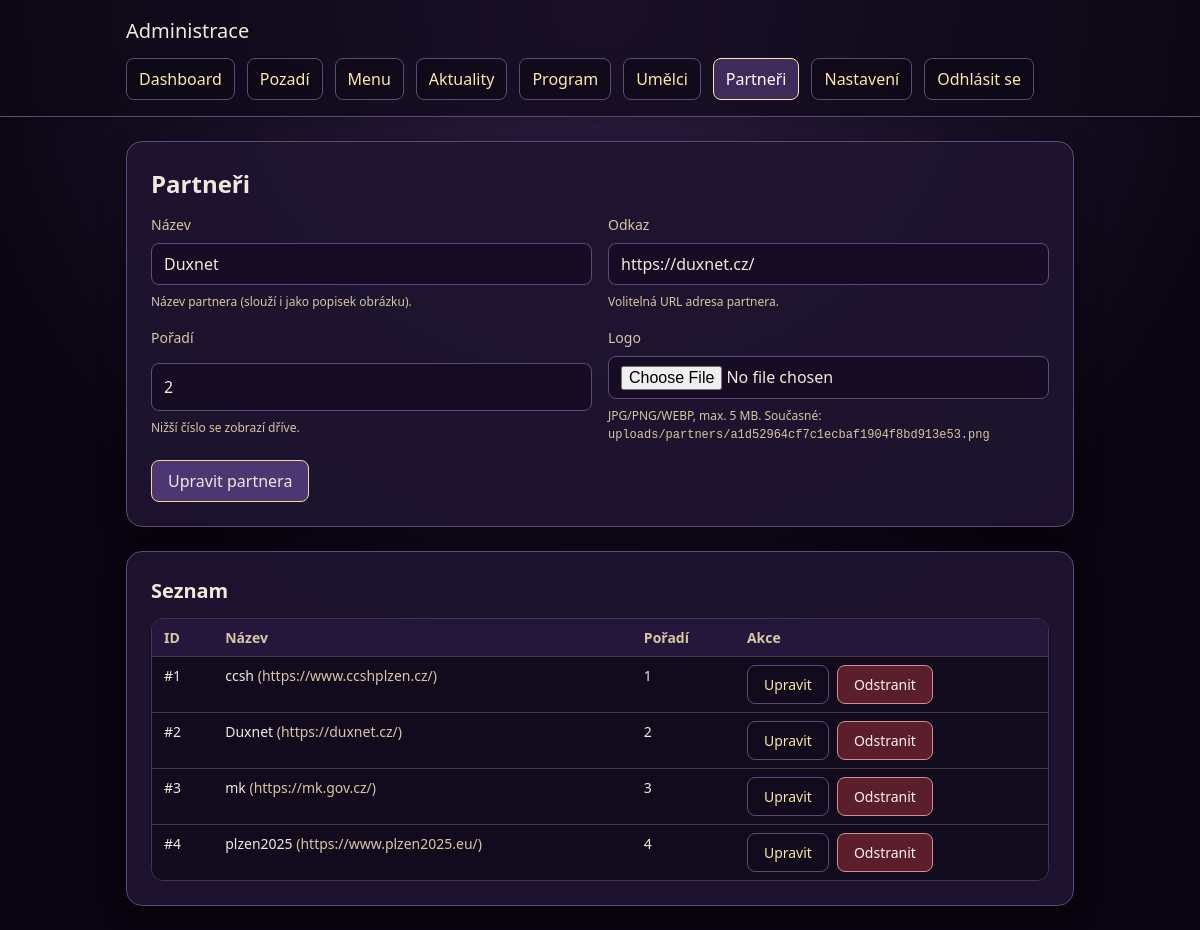
Screenshot of /admin/partners.php?edit=2 (signed in) with the database file from the repository.
### tables this page shows
CREATE TABLE partners (
        id INTEGER PRIMARY KEY AUTOINCREMENT,
        name TEXT NOT NULL,
        url TEXT,
        image TEXT,
        sort_order INTEGER NOT NULL DEFAULT 0
    );

### admin/auth.php (called while the page is built, shortened)
<?php
function h($value)
{
    return htmlspecialchars((string) $value, ENT_QUOTES, 'UTF-8');
}

### admin/partners.php (the view, shortened to what this page needs)
<?php
require_once __DIR__ . '/auth.php';
$error = '';
$editRow = null;
try {
    $db = get_db();
    if (isset($_GET['edit'])) {
        $editId = (int) $_GET['edit'];
        if ($editId > 0) {
            $editStmt = $db->prepare('SELECT * FROM partners WHERE id = :id');
            $editStmt->execute(array(':id' => $editId));
            $editRow = $editStmt->fetch();
        }
    }
    $rows = $db->query('SELECT id, name, url, image, sort_order FROM partners ORDER BY sort_order ASC, id DESC')->fetchAll();
} catch (RuntimeException $e) {
    error_log('Admin partners DB failed: ' . $e->getMessage());
    if ($error === '') {
        $error = $e->getMessage();
    }
    $rows = array();
} catch (Exception $e) {
    error_log('Admin partners init failed: ' . $e->getMessage());
    if ($error === '') {
        $error = 'Nepodařilo se načíst data. Zkuste to prosím znovu.';
    }
    $rows = array();
}
require_once __DIR__ . '/partials/header.php';
?>
<section class="admin-shell">
    <section class="admin-card">
        <h1>Partneři</h1>
        <form class="admin-form admin-form--two-column" method="post" enctype="multipart/form-data">
            <div class="admin-field">
                <label for="partner-name">Název</label>
                <input id="partner-name" type="text" name="name" required maxlength="150" value="<?php echo h($editRow ? $editRow['name'] : ''); ?>">
                <p class="admin-help">Název partnera (slouží i jako popisek obrázku).</p>
            </div>
            <div class="admin-field">
                <label for="partner-url">Odkaz</label>
                <input id="partner-url" type="url" name="url" maxlength="255" value="<?php echo h($editRow ? $editRow['url'] : ''); ?>">
                <p class="admin-help">Volitelná URL adresa partnera.</p>
            </div>
            <div class="admin-field">
                <label for="partner-sort-order">Pořadí</label>
                <input id="partner-sort-order" type="number" name="sort_order" value="<?php echo $editRow ? (int) $editRow['sort_order'] : 0; ?>">
                <p class="admin-help">Nižší číslo se zobrazí dříve.</p>
            </div>
            <div class="admin-field">
                <label for="partner-image-file">Logo</label>
                <input id="partner-image-file" type="file" name="image_file" accept=".jpg,.jpeg,.png,.webp,image/jpeg,image/png,image/webp">
                <p class="admin-help">JPG/PNG/WEBP, max. 5 MB. <?php if ($editRow && !empty($editRow['image'])): ?>Současné: <code><?php echo h($editRow['image']); ?></code><?php endif; ?></p>
            </div>
            <div class="admin-form__actions">
                <button class="admin-button admin-button--primary" type="submit"><?php echo $editRow ? 'Upravit partnera' : 'Uložit partnera'; ?></button>
            </div>
        </form>
    </section>
    <section class="admin-card">
        <h2>Seznam</h2>
        <?php if (!$rows): ?>
            <p class="admin-empty-state">Zatím bez položek.</p>
        <?php else: ?>
            <div class="admin-table-wrap">
                <table class="admin-table">
                    <thead><tr><th>ID</th><th>Název</th><th>Pořadí</th><th>Akce</th></tr></thead>
                    <tbody>
                    <?php foreach ($rows as $row): ?>
                        <tr>
                            <td data-label="ID">#<?php echo (int) $row['id']; ?></td>
                            <td data-label="Název">
                                <?php echo h($row['name']); ?>
                                <?php if (!empty($row['url'])): ?>
                                    <span class="admin-muted">(<?php echo h($row['url']); ?>)</span>
                                <?php endif; ?>
                            </td>
                            <td data-label="Pořadí"><?php echo (int) $row['sort_order']; ?></td>
                            <td data-label="Akce">
                                <div class="admin-actions">
                                    <a class="admin-button admin-button--secondary" href="partners.php?edit=<?php echo (int) $row['id']; ?>">Upravit</a>
                                    <form method="post" onsubmit="return confirm('Opravdu chcete tohoto partnera odstranit?');">
                                        <button class="admin-button admin-button--danger" type="submit">Odstranit</button>
                                    </form>
                                </div>
                            </td>
                        </tr>
                    <?php endforeach; ?>
                    </tbody>
                </table>
            </div>
        <?php endif; ?>
    </section>
</section>
<?php require_once __DIR__ . '/partials/footer.php'; ?>

### admin/admin.css (style rules this page uses)
:root { --admin-color-bg: #090511; --admin-color-bg-elevated: #160c23; --admin-color-surface: #1e1530; --admin-color-border: #5e4a78; --admin-color-text: #f2e9dc; --admin-color-text-muted: #d7c7a3; --admin-color-link: #ffe6ad; --admin-color-link-hover: #ffffff; --admin-color-success-bg: #1f4d38; --admin-color-success-border: #4aa07a; --admin-color-success-text: #eefcf4; --admin-color-error-bg: #5a1f2a; --admin-color-error-border: #d98a9a; --admin-color-error-text: #fff1f4; --admin-font-size-xs: 0.75rem; --admin-font-size-sm: 0.875rem; --admin-font-size-md: 1rem; --admin-font-size-lg: 1.25rem; --admin-font-size-xl: 1.5rem; --admin-radius-sm: 0.5rem; --admin-radius-md: 0.75rem; --admin-radius-lg: 1rem; --admin-shadow-sm: 0 2px 12px rgba(0, 0, 0, 0.2); --admin-shadow-md: 0 10px 30px rgba(0, 0, 0, 0.3); --admin-space-1: 0.25rem; --admin-space-2: 0.5rem; --admin-space-3: 0.75rem; --admin-space-4: 1rem; --admin-space-5: 1.5rem; --admin-space-6: 2rem; }
* { box-sizing: border-box; }
body { margin: 0; min-height: 100vh; font-family: var(--site-font-family, serif); font-size: var(--admin-font-size-md); line-height: 1.5; color: var(--admin-color-text); background: radial-gradient(circle at 50% 0%, #2e1e43 0%, var(--admin-color-bg) 60%); }
a { color: var(--admin-color-link); text-decoration: none; }
.admin-shell { display: grid; gap: var(--admin-space-5); }
.admin-card { background: rgba(30, 21, 48, 0.9); border: 1px solid var(--admin-color-border); border-radius: var(--admin-radius-lg); box-shadow: var(--admin-shadow-md); padding: var(--admin-space-5); }
.admin-form { display: grid; gap: var(--admin-space-4); }
.admin-form--two-column { grid-template-columns: repeat(2, minmax(0, 1fr)); }
.admin-field { display: grid; gap: var(--admin-space-2); }
.admin-field label { color: var(--admin-color-text-muted); font-size: var(--admin-font-size-sm); }
.admin-help { color: var(--admin-color-text-muted); font-size: var(--admin-font-size-xs); }
.admin-form input, .admin-form textarea, .admin-form select { width: 100%; border: 1px solid var(--admin-color-border); border-radius: var(--admin-radius-sm); padding: var(--admin-space-2) var(--admin-space-3); background: var(--admin-color-bg-elevated); color: var(--admin-color-text); font: inherit; }
.admin-button { display: inline-block; width: fit-content; padding: var(--admin-space-2) var(--admin-space-4); border: 1px solid #d7c7a3; border-radius: var(--admin-radius-sm); background: #2e1e43; color: var(--admin-color-text); font: inherit; cursor: pointer; }
.admin-button--primary { background: #4d3671; border-color: #f6d98c; }
.admin-button--secondary { background: transparent; border-color: var(--admin-color-border); color: var(--admin-color-link); }
.admin-button--danger { background: #5a1f2a; border-color: #d98a9a; color: #fff1f4; }
.admin-actions { display: flex; flex-wrap: wrap; gap: var(--admin-space-2); align-items: center; }
.admin-actions form { margin: 0; }
.admin-form__actions { grid-column: 1 / -1; }
.admin-table-wrap { overflow: auto; border: 1px solid rgba(215, 199, 163, 0.2); border-radius: var(--admin-radius-md); }
.admin-table { width: 100%; border-collapse: collapse; font-size: var(--admin-font-size-sm); background: rgba(9, 5, 17, 0.5); }
.admin-table th, .admin-table td { text-align: left; padding: var(--admin-space-2) var(--admin-space-3); border-bottom: 1px solid rgba(215, 199, 163, 0.25); vertical-align: top; }
.admin-table thead th { position: sticky; top: 0; z-index: 1; background: #24173b; color: var(--admin-color-text-muted); font-weight: 600; }
.admin-table tbody tr:last-child td { border-bottom: none; }
.admin-muted { color: var(--admin-color-text-muted); font-size: var(--admin-font-size-sm); }
h1 { font-size: var(--admin-font-size-xl); margin: 0 0 var(--admin-space-3); }
h2 { font-size: var(--admin-font-size-lg); margin: 0 0 var(--admin-space-3); }
p { margin: 0; }

### rows the page displays
partners: name "Duxnet", url "https://duxnet.cz/", sort_order "2", image "uploads/partners/a1d52964cf7c1ecbaf1904f8bd913e53.png", id "2"
partners: id "1", name "ccsh", url "https://www.ccshplzen.cz/", sort_order "1"
partners: id "3", name "mk", url "https://mk.gov.cz/", sort_order "3"
partners: id "4", name "plzen2025", url "https://www.plzen2025.eu/", sort_order "4"

### other values shown
$label "Dashboard"
$label "Pozadí"
$label "Menu"
$label "Aktuality"
$label "Program"
$label "Umělci"
$label "Partneři"
$label "Nastavení"
